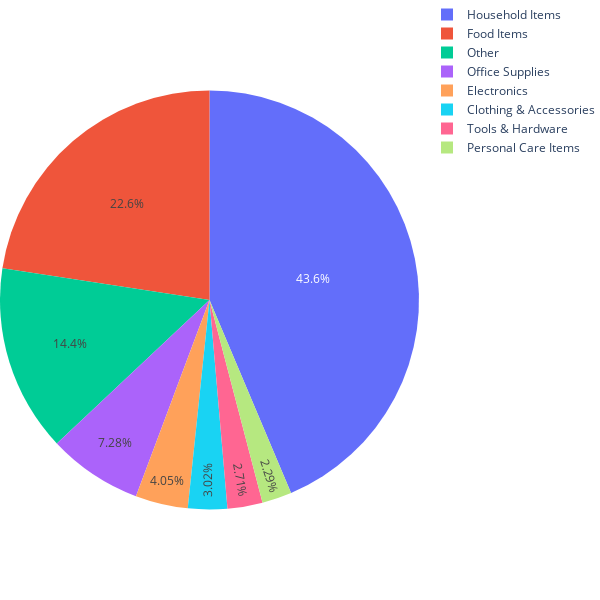

Notebook code cell kept with this figure:
### Code cell
import pandas as pd
import plotly.express as px
df = pd.DataFrame.from_records([{"category": hr_hier[x[1]], "count": x[2]} for x in hierarchyhigh])
fig = px.pie(df, values='count', names='category')
fig.update_layout(margin=dict(t=0, b=0, l=0, r=0), autosize=False, width=600, height=600)
fig.show()

### Figure 1 — Plotly figure (JSON) as saved in the notebook; plotly's stock layout.template omitted (floating-point values rounded to 4 significant figures)
{"data": [{"domain": {"x": [0, 1], "y": [0, 1]}, "hovertemplate": "category=%{label}<br>count=%{value}<extra></extra>", "labels": ["Food Items", "Household Items", "Tools & Hardware", "Electronics", "Personal Care Items", "Clothing & Accessories", "Office Supplies", "Other"], "legendgroup": "", "name": "", "showlegend": true, "type": "pie", "values": [1510, 2917, 181, 271, 153, 202, 487, 964]}], "layout": {"autosize": false, "height": 600, "legend": {"tracegroupgap": 0}, "margin": {"b": 0, "l": 0, "r": 0, "t": 0}, "width": 600}}
